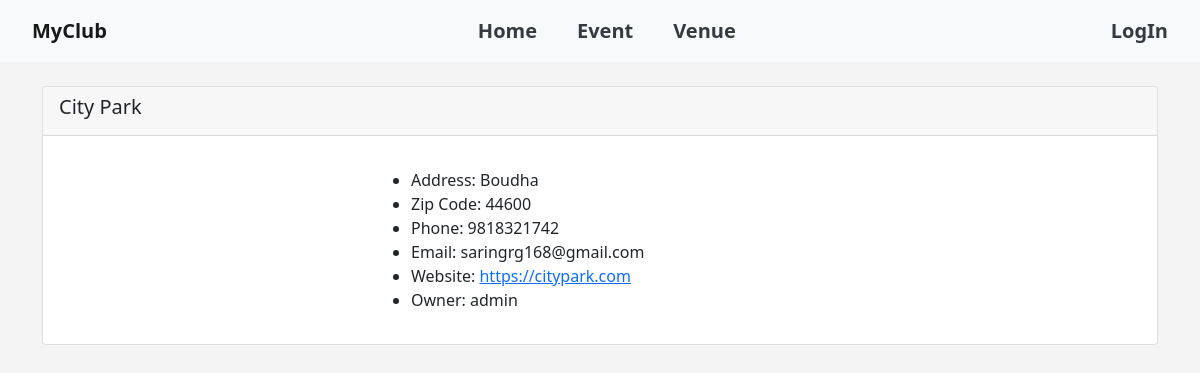
/show_venue/1, run on an earlier commit of the app's database.
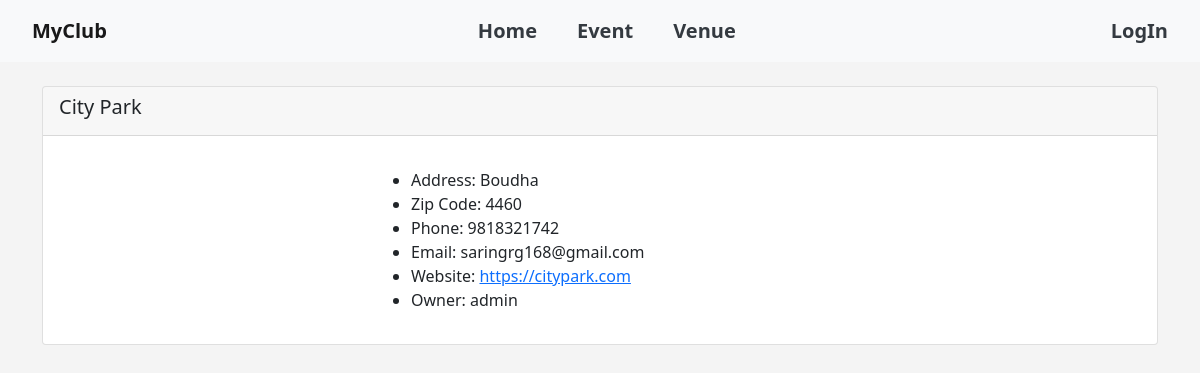
And on a later commit of the database.
### events/models.py (models this page shows)
class Venue(models.Model):
	name = models.CharField('Venue Name', max_length=120)
	address = models.CharField(max_length=300)
	zip_code = models.CharField('Zip Code', max_length=15)
	phone = models.CharField('Contact Phone', max_length=25, blank=True)
	web = models.URLField('Website Address', blank=True)
	email_address = models.EmailField('Email Address', blank=True)
	owner = models.IntegerField("Venue Owner", blank=False, default=1)
	venue_image = models.ImageField(null=True, blank=True, upload_to="images/")
	def __str__(self):
		return self.name

### events/views.py (the view)
# urls.py: path('show_venue/<venue_id>', views.show_venue, name='show-venue'),
def show_venue(request, venue_id):
	venue = Venue.objects.get(pk=venue_id)
	venue_owner = User.objects.get(pk=venue.owner)
	return render(request, 'events/show_venue.html',
		{'venue': venue,
		'venue_owner': venue_owner})

### events/templates/events/show_venue.html (shortened to what this page needs)
{% extends 'events/base.html' %}
{% block content %}
	<div class="card custom-card">
	  <div class="card-header">
	    <h5>{{ venue }}</h5>
	  </div>
	  <div class="card-body">
	    <div class="row">
	      <div class="col-md-6 custom-container">
	      </div>
	      <div class="col-md-6">
	        <p class="card-text">
	          <ul>
	            {% if venue.address %}
	              <li>Address: {{ venue.address }}</li>
	            {% endif %}
	            {% if venue.zip_code %}
	              <li>Zip Code: {{ venue.zip_code }}</li>
	            {% endif %}
	            {% if venue.phone %}
	              <li>Phone: {{ venue.phone }}</li>
	            {% endif %}
	            {% if venue.email_address %}
	              <li>Email: {{ venue.email_address }}</li>
	            {% endif %}
	            {% if venue.web %}
	              <li>Website: <a href="{{ venue.web }}">{{ venue.web }}</a></li>
	            {% endif %}
	            {% if venue_owner %}
	              <li>Owner: {{ venue_owner }}</li>
	            {% endif %}
	          </ul>
	        </p>
	      </div>
	    </div>
	  </div>
	</div>
{% endblock %}

What changed in the data, as far as the page shows it:
changed Venue "City Park": zip_code "44600" → "4460"
